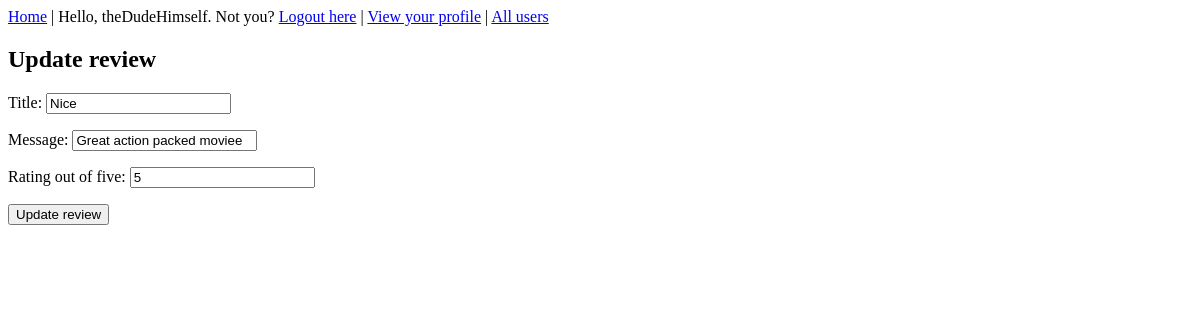
/movies/1/reviews/49/update/ (signed in), run on an earlier commit of the app's database.
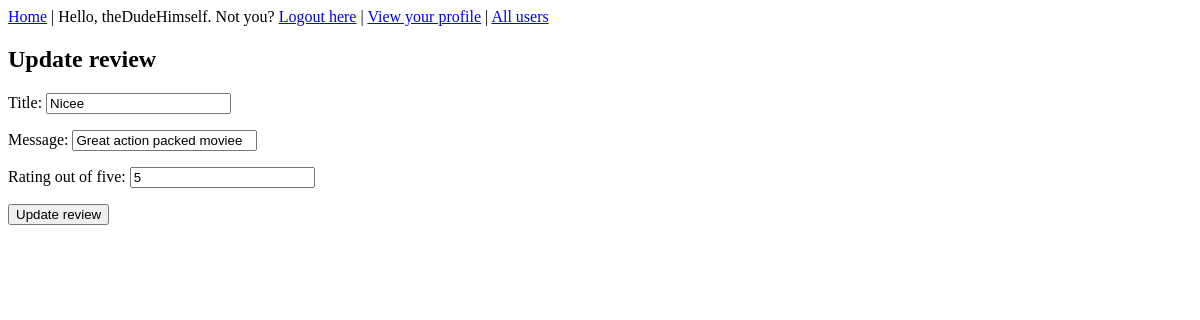
And on a later commit of the database.
### review/models.py (models this page shows, shortened)
class Review(models.Model):
    user = models.ForeignKey(
        settings.AUTH_USER_MODEL,
        on_delete=models.CASCADE  # This means that if the user is deleted, the reviews are too. This will make data
    )
    movie = models.ForeignKey(
        'movie.Movie',
        on_delete=models.CASCADE  # this means that if the movie is deleted, the reviews for it will be too.
    )
    title = models.CharField(max_length=100)
    message = models.CharField(max_length=25_000)
    rating_out_of_five = models.IntegerField(
        validators=[  # Enforcing the 1-5 start limit
            MaxValueValidator(5),
            MinValueValidator(1)
        ]
    )
    date_posted = models.DateTimeField(auto_now_add=True)
    date_last_edited = models.DateTimeField(null=True, blank=True)
    class Meta:
        unique_together = ('user', 'movie')

### review/views.py (the view, shortened to what this page needs)
# urls.py: path('<int:review_id>/update/', views.ReviewUpdateView.as_view(), name='update'),
class ReviewUpdateView(LoginRequiredMixin, generic.UpdateView):
    model = Review
    fields = ['title', 'message', 'rating_out_of_five']
    def get_context_data(self, **kwargs):
        context = super().get_context_data(**kwargs)
        context['movie'] = get_object_or_404(Movie, pk=self.kwargs['pk'])
        context['action'] = 'Update'
        return context
    def get_object(self, queryset=None):
        review = Review.objects.filter(id=self.kwargs['review_id']).get() #TODO: check if this is how you get it
        if self.request.user != review.user:
            raise PermissionDenied('You cannot update this review because you did not write it!')
        return review

### review/templates/review/review_form.html (shortened to what this page needs)
{% extends 'base_form.html' %}
{% block form_title %} {{action}} review {% endblock %}
{% block form %}
{{ form.as_p }}
{% endblock %}
{% block button_text %} {{action}} review {% endblock %}

What changed in the data, as far as the page shows it:
changed Review "Great action packed moviee": title "Nice" → "Nicee"
